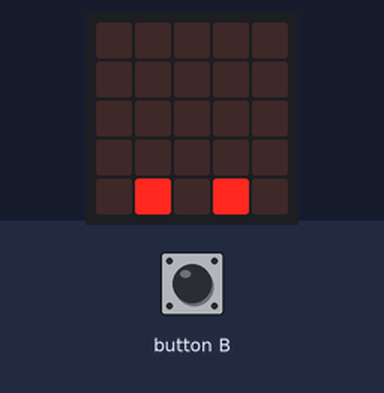
A program run on a simulated BBC micro:bit (MakeCode). On the bench: the board's 5×5 LED display. The run ends where the board's game-over animation would start. At 2.5 s the program stops and its outputs stay as they are.

Above: at 0.1 s.
At 1.3 s:
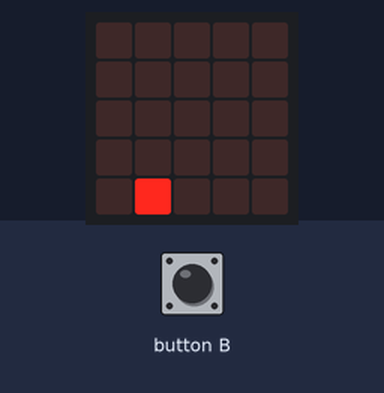
At 2.35 s:
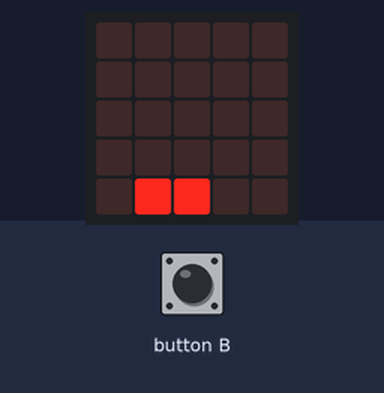

Measured:
- what the display in image 1 shows lasts 0.7 s, from 1.2 s to 1.9 s

The program:

main.ts
```typescript
function obstaculo () {
    obstaculo1 = game.createSprite(4, 4)
    for (let index = 0; index < 4; index++) {
        obstaculo1.change(LedSpriteProperty.X, -1)
        basic.pause(tiempo)
    }
}
input.onButtonPressed(Button.B, function () {
    sprite.change(LedSpriteProperty.Y, -1)
    basic.pause(750)
    sprite.change(LedSpriteProperty.Y, 1)
    game.addScore(1)
})
let obstaculo1: game.LedSprite = null
let tiempo = 0
let sprite: game.LedSprite = null
basic.clearScreen()
sprite = game.createSprite(1, 4)
tiempo = 300
game.setScore(0)
obstaculo()
basic.forever(function () {
    if (obstaculo1.isTouching(sprite)) {
        sprite.delete()
        music.play(music.stringPlayable("- - F G F E D C ", 148), music.PlaybackMode.InBackground)
        game.gameOver()
    }
})
basic.forever(function () {
    if (input.buttonIsPressed(Button.B)) {
        music.play(music.tonePlayable(659, music.beat(BeatFraction.Quarter)), music.PlaybackMode.InBackground)
    }
})
basic.forever(function () {
    if (obstaculo1.isTouchingEdge()) {
        obstaculo1.delete()
        basic.pause(700)
        obstaculo()
        tiempo += -5
    }
})
```

test.ts
```typescript
// aquí va el archivo "tests"; esto no se compilará cuando este paquete se utilice como una extensión.
```
